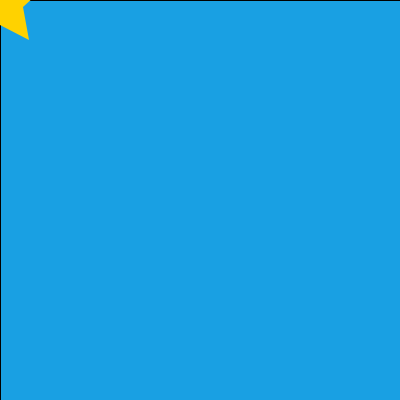
Frame 1 (no input)
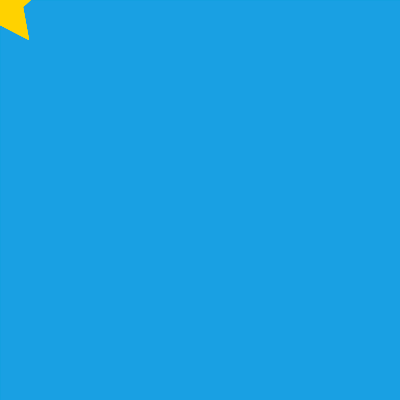
Frame 60 (the mouse pressed at the canvas centre just before this capture)
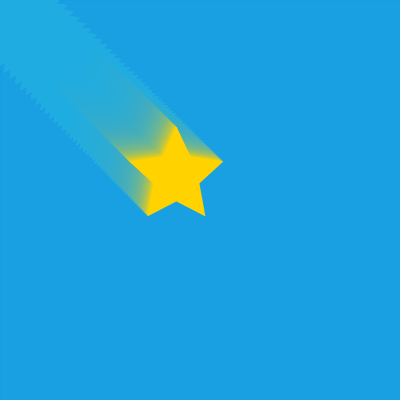
Frame 120 (the mouse held since frame 60 and released just before this capture)

The Processing sketch that drew these frames (run headless with seeded random() and noise(); from frame 60 on, the mouse is pressed at the canvas centre):

// Processing sketch: processing_130399
// ── processing_130399.pde

// copyright eunkic 
// hw #4

// variables declarations
float x, y;
float xDist, yDist;
float easing;

// functions
void setup () 
{  
  size (400, 400);
  background (25, 160, 227);
  smooth ();
  frameRate (50);
  easing = .035;
}

void draw () 
{
  // interactions
  // noCursor ();
  xDist = mouseX - x;
  yDist = mouseY - y;
  x = x + easing*xDist;
  y = y + easing*yDist;
  
  if((mousePressed)&& (mouseButton==LEFT)){
    //darkened background
    background (random(180, 190), random(40, 50), random(210, 220));
  }

  // opacity
  fill(25, 160, 227, 20);
  rect(0, 0, width, height);
  
  // shape
  fill (255, 210, 0);
  noStroke ();
  beginShape();
  vertex(x, y-50);
  vertex(x+14, y-20);
  vertex(x+47, y-15);
  vertex(x+23, y+7);
  vertex(x+29, y+40);
  vertex(x, y+25);
  vertex(x-29, y+40);
  vertex(x-23, y+7);
  vertex(x-47, y-15);
  vertex(x-14, y-20);
  endShape(CLOSE);

}

void mouseMoved() {

  // shape over darkend background
  fill (255, random(180,240), 0);
  noStroke ();
  beginShape();
  vertex(x, y-50);
  vertex(x+14, y-20);
  vertex(x+47, y-15);
  vertex(x+23, y+7);
  vertex(x+29, y+40);
  vertex(x, y+25);
  vertex(x-29, y+40);
  vertex(x-23, y+7);
  vertex(x-47, y-15);
  vertex(x-14, y-20);
  endShape(CLOSE);
}
